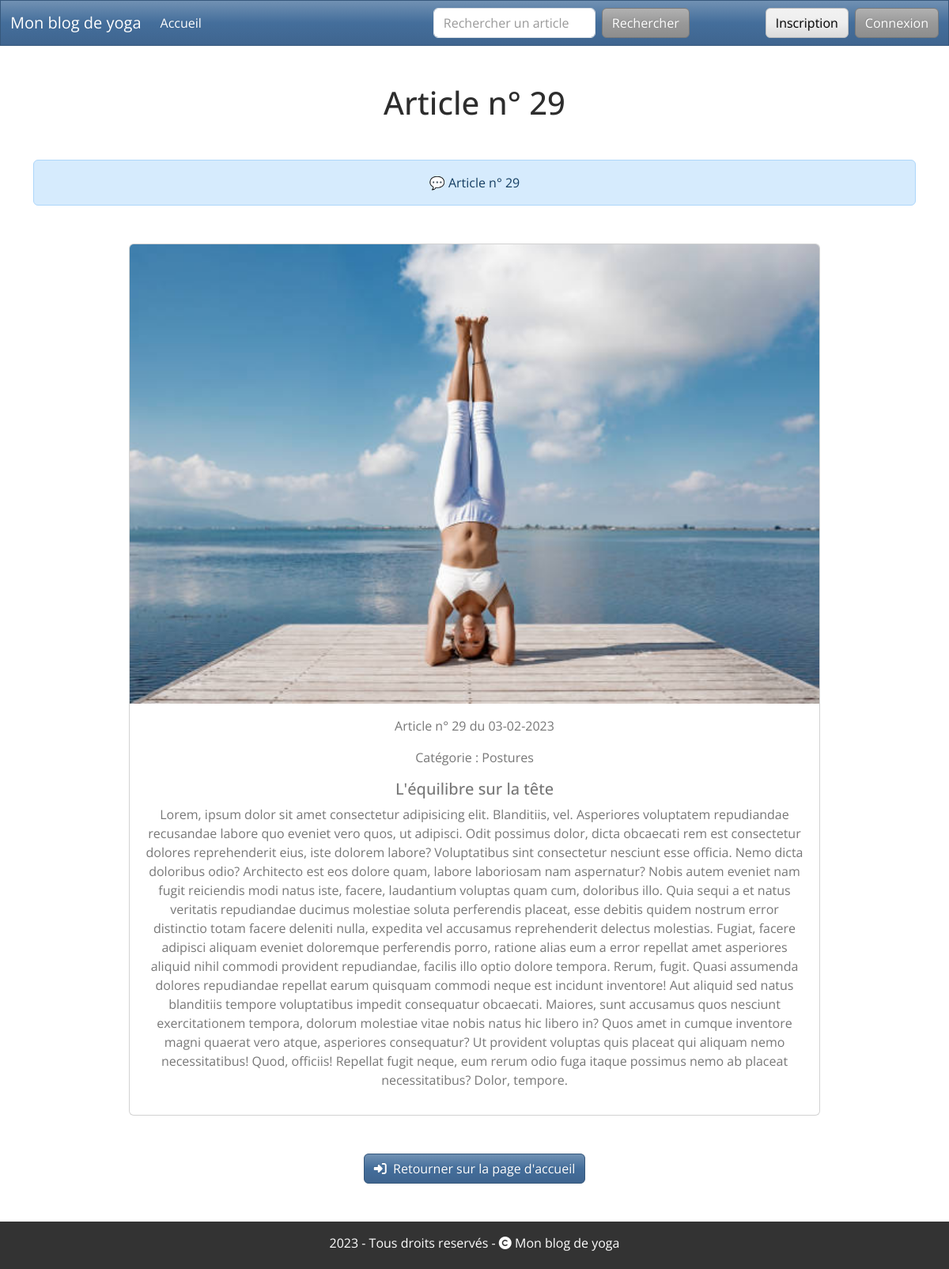
The app's page /?op=select&id=29 with its own data.
### tables this page shows
CREATE TABLE `articles` (
  `id` int(11) NOT NULL,
  `image` varchar(255) DEFAULT NULL,
  `category` varchar(255) NOT NULL,
  `title` varchar(50) NOT NULL,
  `text` text NOT NULL,
  `creation_date` date DEFAULT current_timestamp()
);

### controller/Controller.php (called while the page is built, shortened)
<?php
class Controller
{
    private $dbEntityRepository;
    public function __construct()
    {
        $this->dbEntityRepository = new \model\EntityRepository;
    }
    public function handleRequest()
    {
        $op = isset($_GET['op']) ? $_GET['op'] : 'list';
        try {
            if ($op == 'add')
                $this->create($op);
            elseif ($op == 'update')
                $this->modify($op);
            elseif ($op == 'select')
                $this->select();
            elseif ($op == 'delete')
                $this->delete();
            elseif ($op == 'search')
                $this->search();
            elseif ($op == 'home')
                $this->home();
            elseif ($op == 'list')
                $this->selectAll();
            elseif ($op == 'signUp')
                $this->signUp($op);
            elseif ($op == 'connect')
                $this->connect($op);
            elseif ($op == 'deconnect')
                $this->deconnect();
            else
                throw new Exception("Erreur 404 : La page n'a pas été trouvée !");
        } catch (\Exception $e) {
            echo '<div style="width: 400px; padding: 10px; background: 	#f41f8a; border-radius: 4px; margin: 50px auto; color: white; text-align: center;">';
            echo "💬 Une erreur s'est produite :  " . $e->getMessage() . "👀";
            echo '</div>';
        }
    }
    public function render($layout, $template, $parameters = [])
    {
        extract($parameters);
        require_once "view/$template";
        return ob_end_flush();
    }
    public function select()
    {
        $id = isset($_GET['id']) ? $_GET['id'] : $_GET['op'] == 'list';
        $this->render('layout.php', 'article.php', [
            'title' => "Article n° $id",
            'data' => $this->dbEntityRepository->selectArticle($id),
            'id' => 'id',
            'message' => "Article n° $id"
        ]);
    }
}

### index.php (called while the page is built, shortened)
<?php
$controller = new controller\Controller;
$controller->handleRequest();

### model/EntityRepository.php (called while the page is built, shortened)
<?php
class EntityRepository
{
    private $db;
    public $table;
    public function getDb()
    {
        if (!$this->db) {
            try {
                $xml = simplexml_load_file('./app/config.xml');
                $this->table = $xml->table;
                try {
                    $this->db = new \PDO("mysql:host=" . $xml->host . ";dbname=" . $xml->db, $xml->user, $xml->password, [\PDO::ATTR_ERRMODE => \PDO::ERRMODE_EXCEPTION]);
                } catch (\PDOException $e) {
                    echo '<div style="width: 400px; padding: 10px 5px; background: #f41f8a; border-radius: 4px; margin: 50px auto; color: white; text-align: center;">';
                    echo "💬 Une erreur s'est produite :  " . $e->getMessage() . " 👀";
                    echo '</div>';
                }
            } catch (\Exception $e) {
                echo '<div style="width: 400px; padding: 10px 5px; background: #f41f8a; border-radius: 4px; margin: 50px auto; color: white; text-align: center;">';
                echo "💬 Une erreur s'est produite :  " . $e->getMessage() . " 👀";
                echo '</div>';
            }
        }
        return $this->db;
    }
    public function selectArticle($id)
    {
        $data = $this->getDb()->query("SELECT * FROM " . $this->table[0] . " WHERE id = " . $id);
        $r = $data->fetch(\PDO::FETCH_ASSOC);
        return $r;
    }
}

### view/article.php (the view, shortened to what this page needs)
<?php
$date = new DateTime($data['creation_date']);
?>
<div class="container text-center mt-5">
    <div class="card" style="width: 80%; margin: 0 auto">
        <img src="<?= $data['image']; ?>" alt="photo en lien avec l'article" class="card-img-top">
        <div class="card-body">
            <p>Article n° <?= $data['id']; ?> du <?= $date->format('d-m-Y'); ?></p>
            <p>Catégorie : <?= $data['category']; ?></p>
            <h5 class="card-title"><?= $data['title']; ?></h5>
            <p><?= $data['text']; ?></p>
        </div>
    </div>
    <div class="container text-center">
        <a href="?op=home" class="btn btn-primary mt-5"><i class="fa-solid fa-right-to-bracket"></i>&nbsp; Retourner sur la page d'accueil</a>
    </div>
</div>

### style.css (style rules this page uses)
a { text-decoration: none !important; }

### records on screen
articles: image (picture), id "29", creation_date "03-02-2023", category "Postures", title "L'équilibre sur la tête", text "Lorem, ipsum dolor sit amet consectetur adipisicing elit. Blanditiis, vel. Asperiores voluptatem repudiandae recusandae labore quo eveniet vero quos, ut adipisci. Odit possimus dolor, dicta obcaecati rem est consectetur dolores reprehenderit eius, iste dolorem labore? Voluptatibus sint consectetur nesciunt esse officia. Nemo dicta doloribus odio? Architecto est eos dolore quam, labore laboriosam nam aspernatur? Nobis autem eveniet nam fugit reiciendis modi natus iste, facere, laudantium voluptas quam cum, doloribus illo. Quia sequi a et natus veritatis repudiandae ducimus molestiae soluta perferendis placeat, esse debitis quidem nostrum error distinctio totam facere deleniti nulla, expedita…"

### other values on screen
$title "Article n° 29"
$message "Article n° 29"
